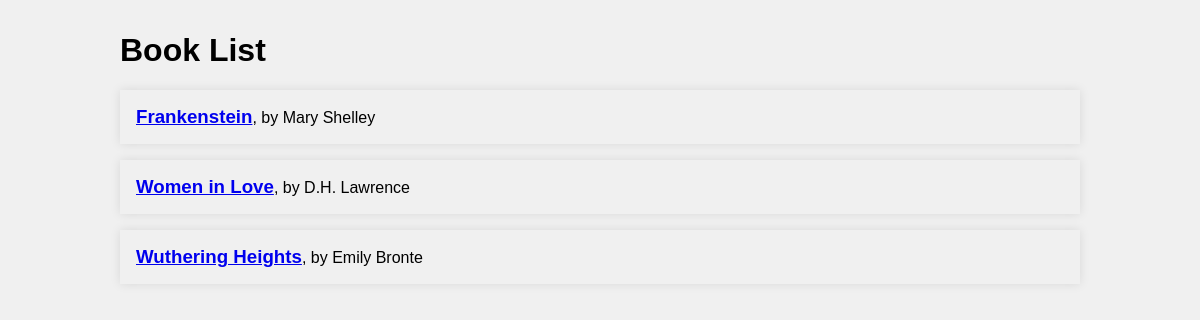
The page / on the database its author committed.
### tables this page shows
CREATE TABLE books (
    id INTEGER PRIMARY KEY AUTOINCREMENT,
    title TEXT NOT NULL,
    author TEXT NOT NULL,
    genre TEXT NOT NULL,
    description TEXT
);

### app.py (the view)
@app.route('/')
def index():
    conn = get_db_connection()
    books = conn.execute('SELECT * FROM books').fetchall()
    conn.close()
    return render_template('index.html', books=books)

### app.py (called while the page is built)
def get_db_connection():
    conn = sqlite3.connect('database.db')
    conn.row_factory = sqlite3.Row
    return conn

### templates/index.html (shortened to what this page needs)
<!DOCTYPE html>
<html lang="en">
<head>
    <link rel="stylesheet" href="{{ url_for('static', filename='css/style.css') }}">
</head>
<body>
    <div class="container">
    {% block content %}
        <div class="content">
            <h1>Book List</h1>
            <div class="list">
            {% for book in books %}
            <div class="list-item">
            <a href="{{ url_for('details', book_id=book['id']) }}"><h3>{{ book['title'] }}</h3></a>, by {{ book['author'] }}
            </div>
            {% endfor %}
            </div>
        </div>
    {% endblock %}
    </div>
</body>
</html>

### static/css/style.css (style rules this page uses)
body { background-color: #f0f0f0; font-family: Helvetica, sans-serif; margin: 0; padding: 0; }
.container { max-width: 960px; margin: 2em auto; }
.list-item { padding: 1em; margin: 1em 0; box-shadow: 0 0 10px rgba(0, 0, 0, 0.1); }
.list-item h3 { display: inline; }

### rows shown on the page
books: title "Frankenstein", author "Mary Shelley"
books: title "Women in Love", author "D.H. Lawrence"
books: title "Wuthering Heights", author "Emily Bronte"
